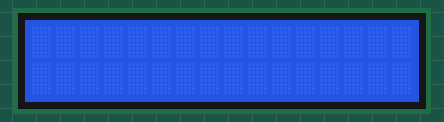
The sketch below on a simulated Arduino Uno, built with avr-gcc and run on an emulated ATmega328P. Parts: 16×2 character LCD.

Above: at 0.1 s.
At 1.1 s:
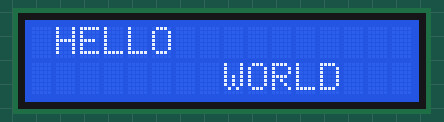

Measured:
- what the display in image 1 shows lasts 1.0 s, from 1.1 s to 2.1 s

The sketch:

lcd.ino
```cpp
#include "Wire.h"
#include "LiquidCrystal_AIP31068_I2C.h"
#include <ctype.h>

#define bit9600Delay 100
#define halfBit9600Delay 50
#define bit4800Delay 188
#define halfBit4800Delay 94

LiquidCrystal_AIP31068_I2C  LCD(0x3E,16,2);
byte rx = 0;
byte tx = 1;
byte SWval;
extern uint8_t BigNumbers[];
int pinCount =8;
int time;

void setup()
{
	time=0;
	Serial.begin(9600);
	LCD.init();
	LCD.setCursor(1, 0);
   	LCD.print("HELLO");
   	LCD.setCursor(8, 1);
   	LCD.print("WORLD");
}


void loop()
{
	LCD.noDisplay();
   	delay(1000);
   	LCD.display();
   	delay(1000);
};
```
